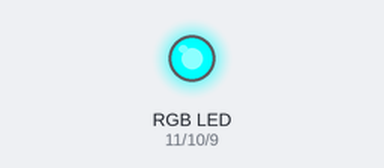
Recording of a sketch running on a simulated Arduino Uno, built with avr-gcc and run on an emulated ATmega328P. Parts: an RGB LED mixed from three pins (HIGH = lit).

Above: at 0.05 s.
At 1.55 s:
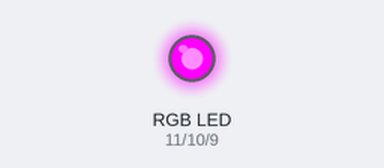
At 2.3 s:
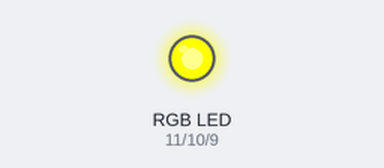
At 3.05 s:
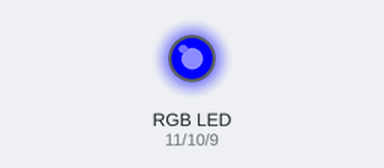
At 4.5 s:
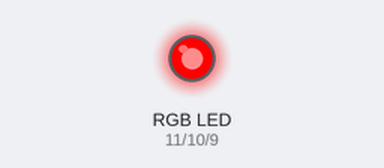
At 6.0 s:
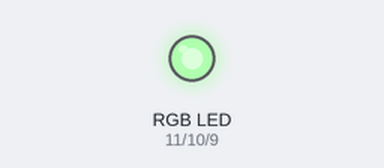
Timing chart, 0 to 7.8 s (numbered marks = the images above):
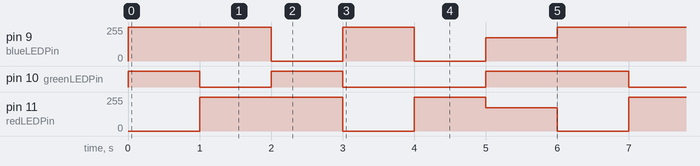

The sketch:

0412_rgb.ino
```cpp
int redLEDPin = 11;
int greenLEDPin = 10;
int blueLEDPin = 9;

void setup() {
  pinMode
  (redLEDPin, OUTPUT);
  pinMode
  (greenLEDPin, OUTPUT);
  pinMode
  (blueLEDPin, OUTPUT);

}
void loop() {
  setColor(255, 0, 0); // red
  delay(1000);
  setColor(0, 255, 0); // green
  delay(1000);
  setColor(0, 0, 255); // blue
  delay(1000);
  setColor(255, 255, 0); // yellow
  delay(1000);
  setColor(0, 255, 255); // aqua
  delay(1000);
  setColor(80, 0, 80); // magenta
  delay(1000);
}

// Declaring a function
void setColor(int red, int green, int blue) {
  analogWrite(redLEDPin, 255 - red);
  analogWrite(greenLEDPin, 255 - green);
  analogWrite(blueLEDPin, 255 - blue);
}
```

Measured:
- by itself, pin 9 (blueLEDPin): repeats every 6.0 s: 0/255 1.0 s, 255/255 1.0 s, 0/255 1.0 s, 175/255 1.0 s, 255/255 2.0 s
- by itself, pin 10 (greenLEDPin): repeats every 6.0 s: LOW 1.0 s, HIGH 1.0 s, LOW 2.0 s, HIGH 2.0 s
- by itself, pin 11 (redLEDPin): repeats every 6.0 s: 0/255 1.0 s, 255/255 1.0 s, 175/255 1.0 s, 0/255 1.0 s, 255/255 2.0 s
